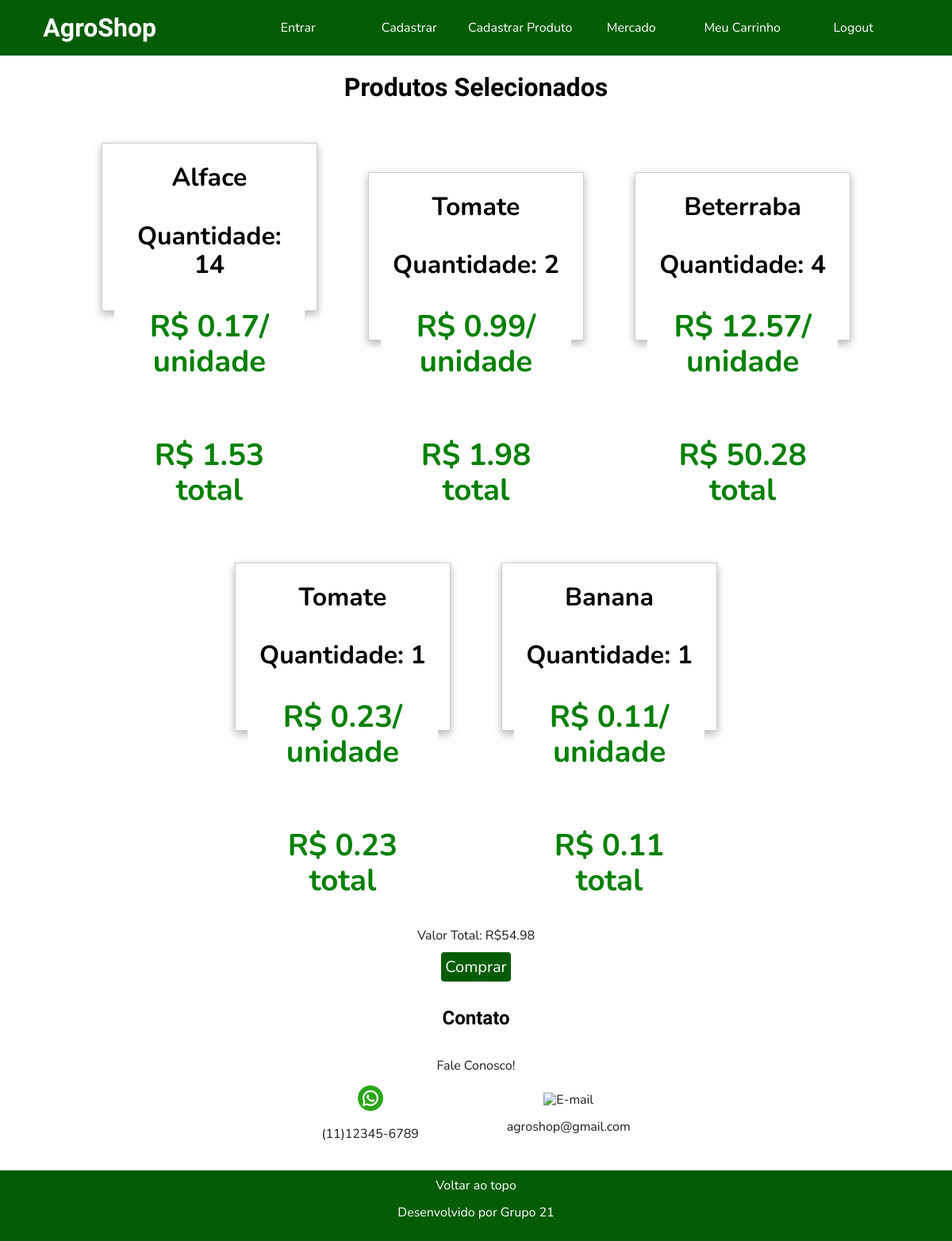
Page /carrinho (signed in) on the committed database.
### website/models.py (models this page shows)
class Produto(db.Model, UserMixin):
    id = db.Column(db.Integer, primary_key=True)
    idProd = db.Column(db.Integer)
    tipo = db.Column(db.String(25))
    preco = db.Column(db.Float)
    quantidade = db.Column(db.Integer)
    dataColeta = db.Column(db.Date)
    dataValidade = db.Column(db.Date)

### website/auth.py (the view)
@auth.route('/carrinho', methods = ['GET','POST'])
def carrinho():
    idCliente = session.get('contaCliente', None)
    queryCarrinho = f"""SELECT Produto.tipo, SUM(Carrinho.quantidade), Produto.Preco, ROUND(SUM(Produto.preco), 2) FROM Produto INNER JOIN Carrinho on Carrinho.idProduto = Produto.id WHERE Carrinho.idCliente = {idCliente} GROUP BY Carrinho.idProduto"""
    con = sqlite3.connect('AgroShop\website\database.db')
    db2 = con.cursor()
    Produtos = db2.execute(queryCarrinho)
    Produto=Produtos.fetchall()
    PrecoTotal = 0
    for i in Produto:
        PrecoTotal += i[2] * i[1]
    PrecoTotal = round(PrecoTotal, 2)
    """if request.method== 'POST':
        i = 1
        while i < 100:
            quantidade = request.form.get('id ' + str(i))
            if quantidade == "" or quantidade == null or quantidade is None:
                pass
            else:
                PrecoProd = db2.execute(f""""SELECT ROUND(SUM(Produto.preco), 2) FROM Produto INNER JOIN Carrinho on Carrinho.idProduto = Produto.id WHERE Carrinho.idCliente = {idCliente} GROUP BY Carrinho.idProduto"""")
                PrecoProdList = PrecoProd.fetchall()
                Preco = PrecoProdList[0][0]
                PrecoTotal += Preco
                idProduto = i
                idProdutorv = db2.execute(f"SELECT idProd FROM Produto WHERE id = {i}")
                idProdutolist = idProdutorv.fetchall()
                idProdutor = idProdutolist[0][0]
                idCliente = session.get('contaCliente', None)
                compra = Carrinho(idProduto=idProduto,idProdutor=int(idProdutor),idCliente=int(idCliente),quantidade=int(quantidade))
                db.session.add(compra)
                db.session.commit()
            i = i + 1"""
    return render_template("carrinho.html",Produto=Produto, PrecoTotal = PrecoTotal)

### website/templates/carrinho.html (shortened to what this page needs)
<!DOCTYPE html>
<html lang="en">
<head>
    <link rel="stylesheet" href="https://cdnjs.cloudflare.com/ajax/libs/font-awesome/4.7.0/css/font-awesome.min.css">
    <link rel="stylesheet" href="../static/css/normalize.css">
    <link rel="stylesheet" href="../static/css/home-cliente.css">
</head>
<body>
    <nav id="topo">
        <a href="/">AgroShop</a>
        <ul>
            <li><a href="entrar">Entrar</a></li>
            <li><a href="cadastrar">Cadastrar</a></li>
            <li><a href="NovoProduto">Cadastrar Produto</a></li>
            <li><a href="Mercado">Mercado</a></li>
            <li><a href="carrinho">Meu Carrinho</a></li>
            <li><a href="logout">Logout</a></li>
        </ul>
    </nav>
    <h1>Produtos Selecionados</h1>
    <html>
    <head>
    </head>
    <body>
        {% for produto in Produto %}
        <tr>
            <div class="form-group">
                <h1 class="botao">
                    {{produto[0]}}
                    <br><br>Quantidade: {{produto[1]}}
                    <br><br><div class="preco">R$ {{produto[2]}}/ unidade</div>
                    <br><br>
                    <div class="preco">R$ {{produto[3]}} total</div>
                </h1><br>
            </div>
        </tr>
        {% endfor %}
        <br>
        Valor Total: R${{PrecoTotal}}
        <br>
        <br>
        <a href="/entrar" class="comprar">Comprar</a>
        <section id="contato">
            <h2>Contato</h2>
            <p>Fale Conosco!</p>
            <div>
                <img src="../static/img/icon_whatsapp.png" alt="WhatsApp">
                <p><a href="tel:11123456789"></a>(11)12345-6789</p>
            </div>
            <div>
                <img src="../static/img/icon_gmail.png" alt="E-mail">
                <p><a href="mailto:agroshop@gmail.com"></a>agroshop@gmail.com</p>
            </div>
        </section>
        <footer>
            <a href="#topo">Voltar ao topo</a>
            <p>Desenvolvido por Grupo 21</p>
        </footer>
    </body>

### website/static/css/home-cliente.css (style rules this page uses)
body { font-family: Nunito, sans-serif; color: #1c1c1c; text-align: center; }
h1, h2, h3 { font-family: Asap, sans-serif; color: #000000; }
nav { display: flex; flex-direction: column; align-items: center; background-color: #045c04; }
nav>a { text-decoration: none; color: #FFFFFF; font-weight: 800; font-size: 32px; font-family: Yellowtail, sans-serif; }
nav ul { display: flex; flex-direction: column; align-items: center; list-style: none; padding: 0; width: 100%; }
nav ul li { text-align: center; width: 100%; border-radius: 10px; }
nav ul li a { display: inline-block; padding: 10px 0; width: 100%; text-decoration: none; color: #FFFFFF; }
#contato { display: flex; flex-direction: column; align-items: center; text-align: center; padding: 20px; }
#contato h2 { color: #000000; }
footer { text-align: center; padding: 10px; background-color: #045c04; color: #FFFFFF; flex-shrink: 0; }
footer a { text-decoration: none; color: #FFFFFF; }
@media screen and (min-width:768px) { nav { flex-direction: row; justify-content: space-around; } }
@media screen and (min-width:768px) { nav ul { flex-direction: row; width: 70%; } }
@media screen and (min-width:768px) { #contato { flex-direction: row; flex-wrap: wrap; justify-content: space-around; max-width: 500px; margin: 0 auto; } }
@media screen and (min-width:768px) { #contato h2, #contato p { width: 100%; } }

### website/templates/carrinho.html (style rules this page uses)
.form-group { display: inline-block; font-family: Nunito, sans-serif; color: rgb(255, 255, 255); border: solid 1px #ccc; box-shadow: 0 4px 10px 0 rgba(6, 6, 6, 0.3); height: 200px; width: 260px; margin: 30px; padding: 5px; background-color: #fff; }
.botao { font-family: Nunito, sans-serif; color: black; background-color: #ffffff; margin: 10px; padding: 10px; }
.comprar { text-decoration: none; border: none; padding: 5px; color: #ffffff; background-color: #045c04; border-radius: 4px; box-shadow: inset 0 0 0 0 #fff; transition: ease-out 0.185s; font-size: 20px; outline: none; font-family: inherit; }
.preco { color: green; font-weight: bold; font-size: 1.2em; margin: 0%; }

### rows in the picture
Produto: tipo "Alface", produto "14", preco "0.17", produto "1.53"
Produto: tipo "Beterraba", idProd "4", preco "12.57", produto "50.28"
Produto: tipo "Banana", idProd "1", preco "0.11"

### other values in the picture
{{ produto[0] }} "Tomate" "Tomate"
{{ produto[1] }} "2" "1"
{{ produto[2] }} "0.99" "0.23"
{{ produto[3] }} "1.98" "0.23"
{{ PrecoTotal }} "54.98"
